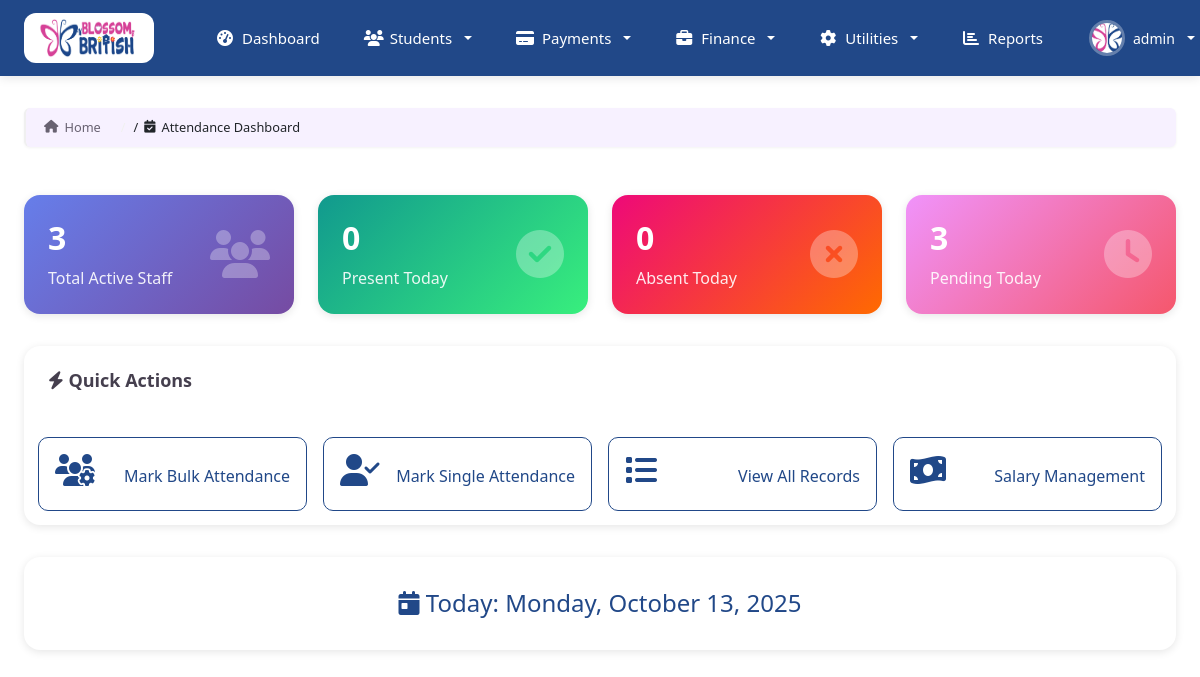
Page /utils/attendance/ (signed in) on the committed database.
### home/models.py (models this page shows, shortened)
class CustomUser(AbstractBaseUser, PermissionsMixin):
    email = models.EmailField(unique=True, verbose_name='email address')
    username = models.CharField(max_length=30, unique=True,verbose_name='username')
    first_name = models.CharField(max_length=30, blank=True, verbose_name='first name')
    last_name = models.CharField(max_length=30, blank=True, verbose_name='last name')
    is_active = models.BooleanField(default=True, verbose_name='active')
    is_staff = models.BooleanField(default=False, verbose_name='staff status')
    avatar = models.ImageField(upload_to='avatars/', blank=True, null=True)
    role = models.CharField(max_length=20,
                            choices=(
                                ("user","user"),
                                ("account","account"),
                                ("admin","admin"),
                            ),
                            default='user'
                            )
    date_joined = models.DateTimeField(auto_now_add=True, verbose_name='date joined')
    objects = CustomUserManager()
    USERNAME_FIELD = 'username'
    REQUIRED_FIELDS = ["first_name", "last_name", "email"]
    class Meta:
        verbose_name = 'user'
        verbose_name_plural = 'users'

### home/decorators.py (the view)
    def wrapper_func(request, *args, **kwargs):
        if request.user.is_authenticated:
            return view_func(request,*args,**kwargs)
        else:
            messages.info(request,"You are not logged in please login to continue")
            return redirect("signin")

### home/context_processors.py (called while the page is built)
def user_context(request):
    if isinstance(request.user, AnonymousUser):
        return {}
    return {
        'user_full_name': f"{request.user.first_name} {request.user.last_name}".strip(),
        'user_initials': f"{request.user.first_name[:1]}{request.user.last_name[:1]}".upper() if request.user.first_name and request.user.last_name else request.user.username[:2].upper(),
        'user_role_display': request.user.role.title() if hasattr(request.user, 'role') else 'User',
    }

### templates/attendance/dashboard.html
{% extends 'auth_templates/index.html' %}
{% load static %}
{% block content %}
<div class="breadcrumb-container">
    <nav aria-label="breadcrumb" class="custom-breadcrumb">
        <div class="breadcrumb-wrapper">
            <ol class="breadcrumb-list">
                <li class="breadcrumb-item">
                    <a href="{% url 'index' %}" class="breadcrumb-link">
                        <i class="fas fa-home"></i>
                        <span>Home</span>
                    </a>
                </li>
                <li class="breadcrumb-item active" aria-current="page">
                    <i class="fas fa-calendar-check"></i>
                    <span>Attendance Dashboard</span>
                </li>
            </ol>
        </div>
    </nav>
</div>
<div class="students-container">
    <div style="display: grid; grid-template-columns: repeat(auto-fit, minmax(250px, 1fr)); gap: 1.5rem; margin-bottom: 2rem;">
        <div class="dashboard-card-1" style="background: linear-gradient(135deg, #667eea 0%, #764ba2 100%); color: white;">
            <div style="padding: 1.5rem;">
                <div style="display: flex; justify-content: space-between; align-items: center;">
                    <div>
                        <h3 style="margin: 0; font-size: 2rem; font-weight: bold;">{{ active_teachers_count }}</h3>
                        <p style="margin: 0.5rem 0 0; opacity: 0.9;">Total Active Staff</p>
                    </div>
                    <i class="fas fa-users" style="font-size: 3rem; opacity: 0.3;"></i>
                </div>
            </div>
        </div>
        <div class="dashboard-card-1" style="background: linear-gradient(135deg, #11998e 0%, #38ef7d 100%); color: white;">
            <div style="padding: 1.5rem;">
                <div style="display: flex; justify-content: space-between; align-items: center;">
                    <div>
                        <h3 style="margin: 0; font-size: 2rem; font-weight: bold;">{{ today_present }}</h3>
                        <p style="margin: 0.5rem 0 0; opacity: 0.9;">Present Today</p>
                    </div>
                    <i class="fas fa-check-circle" style="font-size: 3rem; opacity: 0.3;"></i>
                </div>
            </div>
        </div>
        <div class="dashboard-card-1" style="background: linear-gradient(135deg, #ee0979 0%, #ff6a00 100%); color: white;">
            <div style="padding: 1.5rem;">
                <div style="display: flex; justify-content: space-between; align-items: center;">
                    <div>
                        <h3 style="margin: 0; font-size: 2rem; font-weight: bold;">{{ today_absent }}</h3>
                        <p style="margin: 0.5rem 0 0; opacity: 0.9;">Absent Today</p>
                    </div>
                    <i class="fas fa-times-circle" style="font-size: 3rem; opacity: 0.3;"></i>
                </div>
            </div>
        </div>
        <div class="dashboard-card-1" style="background: linear-gradient(135deg, #f093fb 0%, #f5576c 100%); color: white;">
            <div style="padding: 1.5rem;">
                <div style="display: flex; justify-content: space-between; align-items: center;">
                    <div>
                        <h3 style="margin: 0; font-size: 2rem; font-weight: bold;">{{ pending_today }}</h3>
                        <p style="margin: 0.5rem 0 0; opacity: 0.9;">Pending Today</p>
                    </div>
                    <i class="fas fa-clock" style="font-size: 3rem; opacity: 0.3;"></i>
                </div>
            </div>
        </div>
    </div>
    <div class="dashboard-card-1">
        <div class="card-header">
            <h3><i class="fas fa-bolt"></i> Quick Actions</h3>
        </div>
        <div class="card-content">
            <div style="display: grid; grid-template-columns: repeat(auto-fit, minmax(200px, 1fr)); gap: 1rem;">
                <a href="{% url 'bulk_mark_attendance' %}" class="add-item-button" style="text-decoration: none; text-align: center; padding: 1rem;">
                    <i class="fas fa-users-cog" style="font-size: 2rem; margin-bottom: 0.5rem;"></i>
                    <br>
                    <span>Mark Bulk Attendance</span>
                </a>
                <a href="{% url 'mark_attendance' %}" class="add-item-button" style="text-decoration: none; text-align: center; padding: 1rem;">
                    <i class="fas fa-user-check" style="font-size: 2rem; margin-bottom: 0.5rem;"></i>
                    <br>
                    <span>Mark Single Attendance</span>
                </a>
                <a href="{% url 'attendance_list' %}" class="add-item-button" style="text-decoration: none; text-align: center; padding: 1rem;">
                    <i class="fas fa-list" style="font-size: 2rem; margin-bottom: 0.5rem;"></i>
                    <br>
                    <span>View All Records</span>
                </a>
                <a href="{% url 'salary_dashboard' %}" class="add-item-button" style="text-decoration: none; text-align: center; padding: 1rem;">
                    <i class="fas fa-money-bill-wave" style="font-size: 2rem; margin-bottom: 0.5rem;"></i>
                    <br>
                    <span>Salary Management</span>
                </a>
            </div>
        </div>
    </div>
    <div class="dashboard-card-1" style="margin-top: 2rem; text-align: center; padding: 2rem;">
        <h4 style="color: var(--e-global-color-primary); margin: 0;">
            <i class="fas fa-calendar-day"></i>
            Today: {{ today|date:"l, F d, Y" }}
        </h4>
    </div>
</div>
{% endblock %}

### templates/auth_templates/index.html (shortened to what this page needs)
<!DOCTYPE html>
{% load static %}
<html lang="en">
<head>
    <link rel="stylesheet" href="{% static 'css/styles.css' %}">
    <link href="https://cdnjs.cloudflare.com/ajax/libs/font-awesome/6.4.0/css/all.min.css" rel="stylesheet">
  <link href="{% static 'glightbox/glightbox.min.css' %}" rel="stylesheet">
    <link href="https://cdnjs.cloudflare.com/ajax/libs/bootstrap/5.3.2/css/bootstrap.min.css" rel="stylesheet">
    <link href="https://cdnjs.cloudflare.com/ajax/libs/font-awesome/6.4.0/css/all.min.css" rel="stylesheet">
</head>
<body>
 <nav class="navbar navbar-expand-lg custom-navbar sticky-top">
    <div class="container-fluid px-4">
        <a class="navbar-brand" href="{% url 'index' %}">
            <img src="{% static 'img/BB_LOGO_V1.png' %}" alt="Blossom British"  style="max-width: 100px;">
        </a>
        <div class="collapse navbar-collapse" id="navbarNav">
            <ul class="navbar-nav me-auto ms-4">
                <li class="nav-item">
                    <a class="nav-link" href="{% url 'index' %}">
                        <i class="fas fa-tachometer-alt"></i>
                        Dashboard
                    </a>
                </li>
                <li class="nav-item dropdown">
                    <a class="nav-link dropdown-toggle" href="#" role="button" data-bs-toggle="dropdown" aria-expanded="false">
                        <i class="fas fa-users"></i>
                        Students
                    </a>
                </li>
                <li class="nav-item dropdown">
                    <a class="nav-link dropdown-toggle" href="#" role="button" data-bs-toggle="dropdown" aria-expanded="false">
                        <i class="fas fa-credit-card"></i>
                        Payments
                    </a>
                </li>
                <li class="nav-item dropdown">
                    <a class="nav-link dropdown-toggle" href="#" role="button" data-bs-toggle="dropdown" aria-expanded="false">
                        <i class="fas fa-briefcase"></i> Finance
                    </a>
                </li>
                <li class="nav-item dropdown">
                    <a class="nav-link dropdown-toggle" href="#" role="button" data-bs-toggle="dropdown" aria-expanded="false">
                        <i class="fas fa-cog"></i>
                        Utilities
                    </a>
                </li>
                <li class="nav-item">
                    <a class="nav-link" href="{% url 'reports_dashboard' %}">
                        <i class="fas fa-chart-bar"></i> Reports
                    </a>
                </li>
            </ul>
            <ul class="navbar-nav ms-auto">
                <li class="nav-item dropdown">
                    <a class="nav-link dropdown-toggle user-menu text-white" href="#" role="button" data-bs-toggle="dropdown" aria-expanded="false">
                        {% if user.avatar %}
                            <img src="{{ user.avatar.url }}" alt="User" class="user-avatar">
                        {% else %}
                            <img src="{% static 'img/userplaceholder.png' %}" alt="User" class="user-avatar">
                        {% endif %}
                        <span class="user-name">{{ user.username }}</span>
                    </a>
                </li>
            </ul>
        </div>
    </div>
</nav>
<main class="main-content">
    <div class="dashboard-container">
        {% block content %}{% endblock %}
    </div>
</main>
</body>
</html>

### static/css/styles.css (style rules this page uses)
:root { --e-global-color-primary: #214888; --e-global-color-secondary: #D54395; --e-global-color-text: #453F4E; --e-global-color-accent: #FBF8FF; --e-global-color-3a7e2f2: #FFB804; --e-global-color-e1cf4e4: #DEC8FE; --e-global-color-fe7363b: #F7F1FF; --e-global-color-aa4a27d: #FEFEFE; --e-global-color-eecedb7: #F3EBFF; --e-global-color-d2fd119: #FF854B; --e-global-color-3e3936d: #FFEFC6; --e-global-color-bea3118: #89C0FF; --e-global-color-4e9ef99: #43A574; --e-global-color-7d1e931: #FF9587; --e-global-color-5d90ead: #F0F0F0; --e-global-typography-primary-font-family: "Poppins"; --shadow-light: 0 2px 8px rgba(0, 0, 0, 0.1); --shadow-medium: 0 4px 16px rgba(0, 0, 0, 0.12); --shadow-heavy: 0 8px 24px rgba(0, 0, 0, 0.15); --border-radius-sm: 6px; --border-radius: 12px; --border-radius-lg: 16px; }
* { margin: 0; padding: 0; box-sizing: border-box; }
body { font-family: var(--e-global-typography-primary-font-family), sans-serif; background-color: var(--e-global-color-fe7363b); color: var(--e-global-color-text); line-height: 1.6; }
.custom-navbar { background: linear-gradient(135deg, #214888 0%, #214888 100%) !important; padding: 6px 0; box-shadow: 0 2px 10px rgba(0,0,0,0.1); min-height: 50px; }
.navbar { background-color: transparent !important; }
.navbar-brand { background-color: white; padding: 8px 15px; border-radius: 12px; margin-right: 0; display: flex; align-items: center; }
.navbar-brand img { height: 40px; width: auto; }
.navbar-nav .nav-item { margin: 0 2px; }
.navbar-nav .nav-link { color: white !important; font-weight: 500; padding: 12px 20px !important; border-radius: 8px; transition: all 0.3s ease; display: flex; align-items: center; gap: 8px; font-size: 15px; }
.navbar-nav .nav-link i { font-size: 16px; width: 18px; text-align: center; }
.dropdown-toggle::after { display: none; }
.dropdown-toggle { position: relative; }
.dropdown-toggle::before { font-family: "Font Awesome 6 Free"; font-weight: 900; font-size: 12px; margin-left: 8px; transition: transform 0.3s ease; }
.navbar-nav.ms-auto .nav-item { margin: 0 4px; }
.user-menu { display: flex; align-items: center; gap: 12px; }
.user-avatar { width: 36px; height: 36px; border-radius: 50%; border: 3px solid rgba(255, 255, 255, 0.3); object-fit: cover; }
.user-name { font-weight: 600; color: white !important; margin: 0; }
.main-content { padding: 32px 24px; max-width: 1400px; margin: 0 auto; }
.dashboard-container { display: flex; flex-direction: column; gap: 32px; }
.card-header { padding: 24px !important; border-bottom: 1px solid var(--e-global-color-5d90ead); display: flex; justify-content: space-between; align-items: center; }
.card-header h3 { font-size: 18px; font-weight: 600; color: var(--e-global-color-text); }
.card-content { padding: 14px; }
.user-name { font-size: 14px; font-weight: 500; color: var(--e-global-color-text); }
@media (min-width: 921px) and (max-width: 1200px) { .nav-link { padding: 16px 12px; font-size: 14px; } }
@media (min-width: 921px) and (max-width: 1200px) { .nav-link i { font-size: 13px; } }
.breadcrumb-container { margin-bottom: 1rem; }
.custom-breadcrumb { background: none; padding: 0; }
.breadcrumb-wrapper { background: var(--e-global-color-fe7363b); border-radius: 6px; padding: 0.5rem 0.75rem; box-shadow: 0 1px 3px rgba(0, 0, 0, 0.05); position: relative; overflow: hidden; border-left: 2px solid var(--e-global-color-5d90ead); }
.breadcrumb-list { list-style: none; margin: 0; padding: 0; display: flex; align-items: center; gap: 0.5rem; }
.breadcrumb-item { display: flex; align-items: center; gap: 0.375rem; font-size: 0.8rem; }
.breadcrumb-item:not(:last-child)::after { content: '/'; color: var(--e-global-color-5d90ead); margin-left: 0.5rem; font-weight: 500; }
.breadcrumb-link { display: flex; align-items: center; gap: 0.375rem; text-decoration: none; color: var(--e-global-color-text); transition: all 0.2s ease; padding: 0.125rem 0.375rem; border-radius: 4px; opacity: 0.8; }
.breadcrumb-item.active { color: var(--e-global-color-text); font-weight: 500; opacity: 1; }
.dashboard-card-1 { background: white; border-radius: var(--border-radius-lg); box-shadow: var(--shadow-light); overflow: hidden; transition: all 0.3s ease; }
.add-item-button { display: flex; text-decoration: none; justify-content: space-between; align-items: baseline; color:var(--e-global-color-primary); padding: 5px;border-radius: 10px; border: .5px solid var(--e-global-color-primary); }

### rows in the picture
CustomUser: avatar (picture), username "admin"

### other values in the picture
{{ active_teachers_count }} "3"
{{ today_present }} "0"
{{ today_absent }} "0"
{{ pending_today }} "3"
